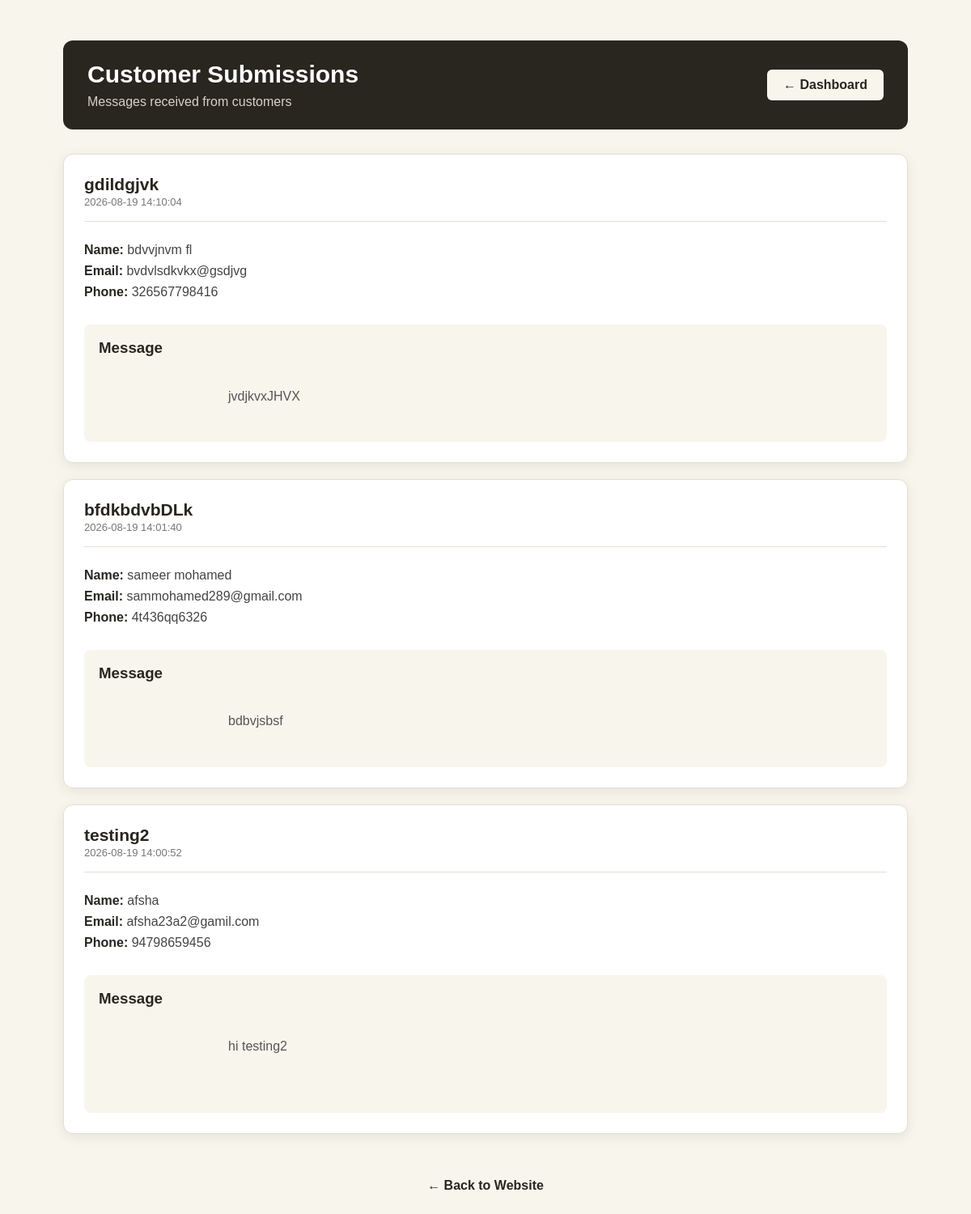
The page /admin/submissions (signed in) on the database its author committed.
### tables this page shows
CREATE TABLE submissions (
    id INTEGER PRIMARY KEY AUTOINCREMENT,
    name TEXT NOT NULL,
    email TEXT NOT NULL,
    phone TEXT,
    subject TEXT NOT NULL,
    message TEXT NOT NULL,
    created_at TIMESTAMP DEFAULT CURRENT_TIMESTAMP
);

### app.py (the view)
@app.route("/admin/submissions")
def admin_submissions():
    if not session.get("admin_logged_in"):
        return redirect(
            url_for("admin_login")
        )
    connection = get_db_connection()
    submissions = connection.execute(
        "SELECT * FROM submissions ORDER BY created_at DESC"
    ).fetchall()
    connection.close()
    return render_template(
        "submissions.html",
        submissions=submissions
    )

### app.py (called while the page is built)
def get_db_connection():
    connection = sqlite3.connect("shop.db")
    connection.row_factory = sqlite3.Row
    return connection

### templates/submissions.html (shortened to what this page needs)
<!DOCTYPE html>
<html lang="en">
<head>
    <link rel="stylesheet"
          href="{{ url_for('static', filename='style.css') }}">
</head>
<body>
    <section class="submissions-page">
        <div class="submissions-container">
            <div class="submissions-header">
                <div>
                    <h1>
                        Customer Submissions
                    </h1>
                    <p>
                        Messages received from customers
                    </p>
                </div>
                <a href="{{ url_for('admin_dashboard') }}"
                   class="logout-btn">
                    ← Dashboard
                </a>
            </div>
            {% if submissions %}
                <div class="submissions-list">
                    {% for submission in submissions %}
                        <div class="submission-card">
                            <div class="submission-header">
                                <h2>
                                    {{ submission["subject"] }}
                                </h2>
                                <span>
                                    {{ submission["created_at"] }}
                                </span>
                            </div>
                            <div class="submission-info">
                                <p>
                                    <strong>Name:</strong>
                                    {{ submission["name"] }}
                                </p>
                                <p>
                                    <strong>Email:</strong>
                                    {{ submission["email"] }}
                                </p>
                                <p>
                                    <strong>Phone:</strong>
                                    {{ submission["phone"] or "Not provided" }}
                                </p>
                            </div>
                            <div class="submission-message">
                                <h3>
                                    Message
                                </h3>
                                <p>
                                    {{ submission["message"] }}
                                </p>
                            </div>
                        </div>
                    {% endfor %}
                </div>
            {% endif %}
            <div class="admin-footer">
                <a href="{{ url_for('home') }}">
                    ← Back to Website
                </a>
            </div>
        </div>
    </section>
</body>
</html>

### static/style.css (style rules this page uses)
* { margin: 0; padding: 0; box-sizing: border-box; }
body { font-family: Arial, sans-serif; background-color: #f8f5ed; color: #29251f; }
.logout-btn { display: inline-block; padding: 10px 20px; background-color: #29251f; color: white; text-decoration: none; border-radius: 4px; transition: 0.3s; }
.admin-footer { text-align: center; padding: 30px 0; }
.admin-footer a { color: #29251f; text-decoration: none; font-weight: 500; transition: 0.3s; }
.logout-btn { display: inline-block; padding: 11px 20px; background-color: #29251f; color: white; text-decoration: none; border-radius: 5px; transition: 0.3s; }
.admin-footer { text-align: center; padding: 20px; }
.admin-footer a { color: #29251f; text-decoration: none; font-weight: bold; transition: 0.3s; }
.submissions-page { min-height: 100vh; background-color: #f8f5ed; padding: 50px 20px; }
.submissions-container { width: 90%; max-width: 1200px; margin: 0 auto; }
.submissions-header { display: flex; justify-content: space-between; align-items: center; background-color: #29251f; color: white; padding: 25px 30px; border-radius: 12px; margin-bottom: 30px; }
.submissions-header h1 { margin: 0; font-size: 30px; }
.submissions-header p { margin-top: 8px; color: #d8d2c7; }
.submissions-header .logout-btn { display: inline-block; padding: 10px 20px; background-color: #f8f5ed; color: #29251f; text-decoration: none; border-radius: 6px; font-weight: bold; transition: 0.3s; }
.submissions-list { display: flex; flex-direction: column; gap: 20px; }
.submission-card { background-color: white; border-radius: 12px; padding: 25px; box-shadow: 0 4px 15px rgba(0, 0, 0, 0.08); border: 1px solid #e5dfd4; transition: 0.3s; }
.submission-card .submission-header { background: none; color: #29251f; padding: 0 0 15px 0; margin: 0; border-bottom: 1px solid #e5dfd4; border-radius: 0; }
.submission-card .submission-header h2 { margin: 0; font-size: 21px; }
.submission-card .submission-header span { font-size: 13px; color: #777; }
.submission-info { padding: 18px 0; }
.submission-info p { margin: 8px 0; color: #444; }
.submission-info strong { color: #29251f; }
.submission-message { background-color: #f8f5ed; padding: 18px; border-radius: 8px; margin-top: 5px; }
.submission-message h3 { margin-bottom: 10px; color: #29251f; }
.submission-message p { color: #555; line-height: 1.6; white-space: pre-wrap; }
.submissions-container .admin-footer { text-align: center; margin-top: 35px; }
.submissions-container .admin-footer a { color: #29251f; text-decoration: none; font-weight: bold; }

### rows shown on the page
submissions: subject "gdildgjvk", created_at "2026-08-19 14:10:04", name "bdvvjnvm fl", email "bvdvlsdkvkx@gsdjvg", phone "326567798416", message "jvdjkvxJHVX"
submissions: subject "bfdkbdvbDLk", created_at "2026-08-19 14:01:40", name "sameer mohamed", email "sammohamed289@gmail.com", phone "4t436qq6326", message "bdbvjsbsf"
submissions: subject "testing2", created_at "2026-08-19 14:00:52", name "afsha", email "afsha23a2@gamil.com", phone "94798659456", message "hi testing2"
